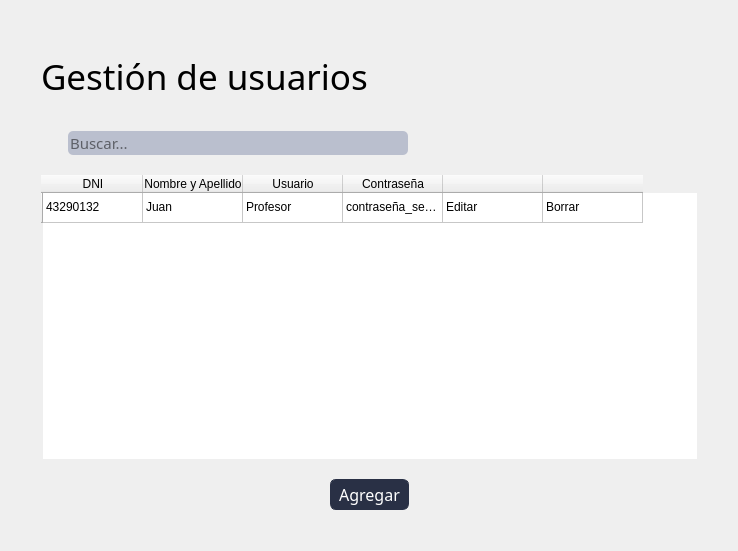
<?xml version="1.0" encoding="UTF-8"?>
<ui version="4.0">
 <class>Form</class>
 <widget class="QWidget" name="Form">
  <property name="geometry">
   <rect>
    <x>0</x>
    <y>0</y>
    <width>738</width>
    <height>551</height>
   </rect>
  </property>
  <property name="windowTitle">
   <string>Form</string>
  </property>
  <property name="styleSheet">
   <string notr="true">*{
    font-family: 'Oswald', sans-serif;
    font-weight: 400;
}

QMenuBar{
    background-color: #293045;
    padding: 0;    
    font-size: 14px;
    color:white;
}

QMenuBar:item{
    padding: 17px;
    border-radius: 10px;

}

QMenuBar:item:selected{
    background-color: #768AC5;
    color:black;
    border-radius: 5px;
    margin: 10px;
    
    

}

QMenu{
    background-color: #293045;

    color: white;
}

QMenu:item{
    padding: 5px;
    border-radius: 5px;
}

QMenu:item:selected{
    background-color: #768AC5;
    color:white;

}
Qmenu#icon{
   icon:size 40px; 
    
}


QRadioButton:indicator{
    border-style: solid;
    border-color:  #293045;
    border-radius: 6%;
    border-width:  2px;
    background-color: #BABFCE;
}
QRadioButton::indicator:checked{
    background-color: #768AC5;
}

#label{
    font-size: 35px;
}

#usuariosLabel{
    font-size: 14px;
}

#contraseALabel{
    font-size: 14px;
}

#usuariosLineEdit{
    width: 170px;
    height: 20px;
    border-radius: 10px;
}

#passwordLineEdit{
    width: 170px;
    height: 20px;
    border-radius: 10px;
}

#labelprofesores{
    font-size: 26px;
}

QLineEdit{
    border-radius: 5px;
    background-color: #BABFCE;
    
}

#title{
    width: 100px;
    height: 200px;
}



QPushButton{
    border-color:#293045;
    border-style: solid;
    border-width: 1px;
    border-radius: 6px;
    background-color: #293045;
    color:#ffffff;
    padding: 3px 8px;

}
QPushButton:hover{
    background-color:#768AC5;
    color:#293045;
}
QPushButton:pressed {
    background-color: #293045;

}

#pushButton_5{
    padding: 10px;
    background-color: #768AC5;
    border-radius: 15%;
}

</string>
  </property>
  <layout class="QHBoxLayout" name="horizontalLayout_3">
   <item>
    <layout class="QVBoxLayout" name="verticalLayout">
     <property name="spacing">
      <number>20</number>
     </property>
     <property name="leftMargin">
      <number>30</number>
     </property>
     <property name="topMargin">
      <number>30</number>
     </property>
     <property name="rightMargin">
      <number>30</number>
     </property>
     <property name="bottomMargin">
      <number>30</number>
     </property>
     <item>
      <widget class="QLabel" name="label">
       <property name="sizePolicy">
        <sizepolicy hsizetype="Fixed" vsizetype="Fixed">
         <horstretch>0</horstretch>
         <verstretch>0</verstretch>
        </sizepolicy>
       </property>
       <property name="minimumSize">
        <size>
         <width>0</width>
         <height>70</height>
        </size>
       </property>
       <property name="font">
        <font>
         <family>Oswald</family>
         <pointsize>-1</pointsize>
         <weight>50</weight>
         <bold>false</bold>
        </font>
       </property>
       <property name="text">
        <string>Gestión de usuarios</string>
       </property>
      </widget>
     </item>
     <item>
      <layout class="QHBoxLayout" name="horizontalLayout_2">
       <item>
        <widget class="QLabel" name="label_2">
         <property name="sizePolicy">
          <sizepolicy hsizetype="Fixed" vsizetype="Fixed">
           <horstretch>0</horstretch>
           <verstretch>0</verstretch>
          </sizepolicy>
         </property>
         <property name="text">
          <string/>
         </property>
         <property name="pixmap">
          <pixmap>lupa.png</pixmap>
         </property>
        </widget>
       </item>
       <item>
        <widget class="QLineEdit" name="lineEdit">
         <property name="sizePolicy">
          <sizepolicy hsizetype="Maximum" vsizetype="Fixed">
           <horstretch>0</horstretch>
           <verstretch>0</verstretch>
          </sizepolicy>
         </property>
         <property name="minimumSize">
          <size>
           <width>340</width>
           <height>0</height>
          </size>
         </property>
         <property name="font">
          <font>
           <family>Oswald</family>
           <pointsize>11</pointsize>
           <weight>50</weight>
           <bold>false</bold>
          </font>
         </property>
         <property name="styleSheet">
          <string notr="true"/>
         </property>
         <property name="placeholderText">
          <string>Buscar...</string>
         </property>
        </widget>
       </item>
       <item>
        <spacer name="horizontalSpacer_2">
         <property name="orientation">
          <enum>Qt::Horizontal</enum>
         </property>
         <property name="sizeHint" stdset="0">
          <size>
           <width>40</width>
           <height>20</height>
          </size>
         </property>
        </spacer>
       </item>
      </layout>
     </item>
     <item>
      <widget class="QTableWidget" name="tableWidget">
       <property name="sizePolicy">
        <sizepolicy hsizetype="Expanding" vsizetype="Expanding">
         <horstretch>0</horstretch>
         <verstretch>0</verstretch>
        </sizepolicy>
       </property>
       <property name="frameShape">
        <enum>QFrame::NoFrame</enum>
       </property>
       <property name="frameShadow">
        <enum>QFrame::Plain</enum>
       </property>
       <property name="sortingEnabled">
        <bool>true</bool>
       </property>
       <row>
        <property name="text">
         <string/>
        </property>
       </row>
       <column>
        <property name="text">
         <string>DNI</string>
        </property>
       </column>
       <column>
        <property name="text">
         <string>Nombre y Apellido</string>
        </property>
       </column>
       <column>
        <property name="text">
         <string>Usuario</string>
        </property>
       </column>
       <column>
        <property name="text">
         <string>Contraseña</string>
        </property>
       </column>
       <column>
        <property name="text">
         <string/>
        </property>
       </column>
       <column>
        <property name="text">
         <string/>
        </property>
       </column>
       <item row="0" column="0">
        <property name="text">
         <string>43290132</string>
        </property>
       </item>
       <item row="0" column="1">
        <property name="text">
         <string>Juan </string>
        </property>
       </item>
       <item row="0" column="2">
        <property name="text">
         <string>Profesor</string>
        </property>
       </item>
       <item row="0" column="3">
        <property name="text">
         <string>contraseña_segura</string>
        </property>
       </item>
       <item row="0" column="4">
        <property name="text">
         <string>Editar</string>
        </property>
       </item>
       <item row="0" column="5">
        <property name="text">
         <string>Borrar</string>
        </property>
       </item>
      </widget>
     </item>
     <item>
      <layout class="QHBoxLayout" name="horizontalLayout">
       <property name="leftMargin">
        <number>60</number>
       </property>
       <property name="rightMargin">
        <number>60</number>
       </property>
       <item>
        <spacer name="horizontalSpacer">
         <property name="orientation">
          <enum>Qt::Horizontal</enum>
         </property>
         <property name="sizeHint" stdset="0">
          <size>
           <width>40</width>
           <height>20</height>
          </size>
         </property>
        </spacer>
       </item>
       <item>
        <widget class="QPushButton" name="pushButton_2">
         <property name="font">
          <font>
           <family>Oswald</family>
           <pointsize>12</pointsize>
           <weight>50</weight>
           <bold>false</bold>
          </font>
         </property>
         <property name="styleSheet">
          <string notr="true"/>
         </property>
         <property name="text">
          <string>Agregar</string>
         </property>
        </widget>
       </item>
       <item>
        <spacer name="horizontalSpacer_3">
         <property name="orientation">
          <enum>Qt::Horizontal</enum>
         </property>
         <property name="sizeHint" stdset="0">
          <size>
           <width>40</width>
           <height>20</height>
          </size>
         </property>
        </spacer>
       </item>
      </layout>
     </item>
    </layout>
   </item>
  </layout>
 </widget>
 <resources/>
 <connections/>
</ui>
